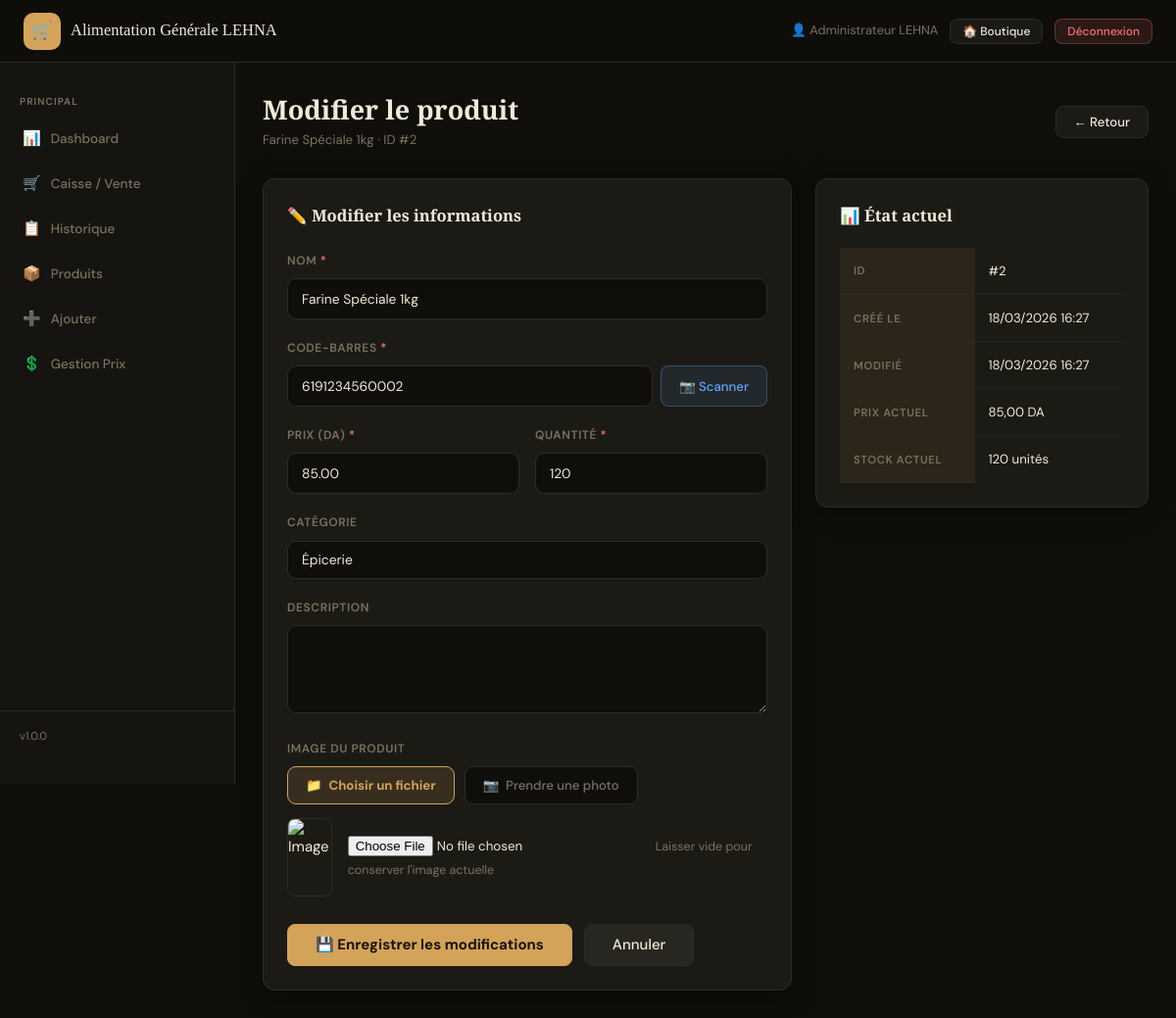
/admin/product_edit.php?id=2 (signed in), run on the app's committed database.
### tables this page shows
CREATE TABLE IF NOT EXISTS `produits` (
    `id`           INT UNSIGNED     NOT NULL AUTO_INCREMENT,
    `nom`          VARCHAR(200)     NOT NULL,
    `prix`         DECIMAL(10, 2)   NOT NULL DEFAULT 0.00,
    `code_barre`   VARCHAR(50)      NOT NULL,           
    `quantite`     INT              NOT NULL DEFAULT 0,
    `image`        VARCHAR(255)     NOT NULL DEFAULT 'default.jpg',
    `description`  TEXT,
    `categorie`    VARCHAR(100)     NOT NULL DEFAULT 'Général',
    `actif`        TINYINT(1)       NOT NULL DEFAULT 1,  
    `created_at`   DATETIME         NOT NULL DEFAULT CURRENT_TIMESTAMP,
    `updated_at`   DATETIME         NOT NULL DEFAULT CURRENT_TIMESTAMP
                                    ON UPDATE CURRENT_TIMESTAMP,
    PRIMARY KEY (`id`),
    UNIQUE KEY `uq_code_barre` (`code_barre`),
    KEY `idx_nom`       (`nom`),
    KEY `idx_categorie` (`categorie`),
    KEY `idx_actif`     (`actif`)
);

### includes/db.php (called while the page is built, shortened)
<?php
function getPDO(): PDO
{
    static $pdo = null;
    if ($pdo === null) {
        $dsn = sprintf(
            'mysql:host=%s;dbname=%s;charset=%s',
            DB_HOST, DB_NAME, DB_CHARSET
        );
        $options = [
            PDO::ATTR_ERRMODE            => PDO::ERRMODE_EXCEPTION,
            PDO::ATTR_DEFAULT_FETCH_MODE => PDO::FETCH_ASSOC,
            PDO::ATTR_EMULATE_PREPARES   => false,
        ];
        try {
            $pdo = new PDO($dsn, DB_USER, DB_PASS, $options);
        } catch (PDOException $e) {
            if (DEBUG_MODE) {
                die('<div style="padding:20px;background:#fee;border:1px solid #f00;font-family:monospace">'
                    . '❌ Erreur de connexion : ' . htmlspecialchars($e->getMessage())
                    . '</div>');
            } else {
                die('Erreur de connexion à la base de données. Contactez l\'administrateur.');
            }
        }
    }
    return $pdo;
}

### includes/functions.php (called while the page is built, shortened)
<?php
require_once __DIR__ . '/db.php';
function getProduitById(int $id): ?array
{
    $stmt = getPDO()->prepare('SELECT * FROM produits WHERE id = :id LIMIT 1');
    $stmt->execute([':id' => $id]);
    $row = $stmt->fetch();
    return $row ?: null;
}
function getCategories(): array
{
    $stmt = getPDO()->query('SELECT DISTINCT categorie FROM produits WHERE actif = 1 ORDER BY categorie');
    return $stmt->fetchAll(PDO::FETCH_COLUMN);
}
function e(string $val): string
{
    return htmlspecialchars($val, ENT_QUOTES | ENT_HTML5, 'UTF-8');
}
function formatPrix(float $prix): string
{
    return number_format($prix, 2, ',', ' ') . ' DA';
}

### admin/product_edit.php (the view, shortened to what this page needs)
<?php
require_once __DIR__ . '/../includes/functions.php';
$id = (int) ($_GET['id'] ?? 0);
$produit = getProduitById($id);
$values = $produit;
$categories = array_merge(getCategories(), ['Épicerie', 'Boissons', 'Produits Laitiers', 'Conserves', 'Hygiène', 'Autre']);
$categories = array_unique($categories);
sort($categories);
$imgSrc = ($values['image'] && $values['image'] !== 'default.jpg')
          ? UPLOAD_URL . $values['image']
          : APP_URL . '/assets/images/default.php';
?>
<!DOCTYPE html>
<html lang="fr">
<head>
    <link rel="stylesheet" href="<?= APP_URL ?>/assets/css/admin.css">
</head>
<body>
<?php include __DIR__ . '/partials/navbar.php'; ?>
<div class="admin-layout">
<?php include __DIR__ . '/partials/sidebar.php'; ?>
<main class="admin-main">
    <div class="page-header">
        <div>
            <h1 class="page-title">Modifier le produit</h1>
            <p class="page-subtitle"><?= e($produit['nom']) ?> · ID #<?= $id ?></p>
        </div>
        <a href="products.php" class="btn">← Retour</a>
    </div>
    <div class="two-col-grid">
        <div class="card">
            <h2 class="card-title" style="margin-bottom:24px">✏️ Modifier les informations</h2>
            <form method="POST" enctype="multipart/form-data">
                <div class="form-group">
                    <label for="nom">Nom <span class="required">*</span></label>
                    <input type="text" id="nom" name="nom" class="form-control"
                           value="<?= e($values['nom']) ?>" required>
                </div>
                <div class="form-group">
                    <label for="code_barre">Code-barres <span class="required">*</span></label>
                    <div class="input-with-btn">
                        <input type="text" id="code_barre" name="code_barre" class="form-control"
                               value="<?= e($values['code_barre']) ?>" required>
                        <button type="button" id="toggleScanner" class="btn btn-secondary">📷 Scanner</button>
                    </div>
                </div>
                <div class="form-row-2">
                    <div class="form-group">
                        <label for="prix">Prix (DA) <span class="required">*</span></label>
                        <input type="number" id="prix" name="prix" class="form-control"
                               value="<?= e($values['prix']) ?>" step="0.01" min="0" required>
                    </div>
                    <div class="form-group">
                        <label for="quantite">Quantité <span class="required">*</span></label>
                        <input type="number" id="quantite" name="quantite" class="form-control"
                               value="<?= e($values['quantite']) ?>" min="0" required>
                    </div>
                </div>
                <div class="form-group">
                    <label for="categorie">Catégorie</label>
                    <select id="categorie" name="categorie" class="form-control">
                        <?php foreach ($categories as $cat): ?>
                            <option value="<?= e($cat) ?>" <?= $values['categorie'] === $cat ? 'selected' : '' ?>>
                                <?= e($cat) ?>
                            </option>
                        <?php endforeach; ?>
                    </select>
                </div>
                <div class="form-group">
                    <label for="description">Description</label>
                    <textarea id="description" name="description" class="form-control" rows="3"><?= e($values['description'] ?? '') ?></textarea>
                </div>
                <div class="form-group">
                    <label>Image du produit</label>
                    <div class="img-source-btns">
                        <button type="button" class="img-source-btn active" id="btnChooseFile">
                            <span>📁</span> Choisir un fichier
                        </button>
                        <button type="button" class="img-source-btn" id="btnUseCamera">
                            <span>📷</span> Prendre une photo
                        </button>
                    </div>
                    <div id="zoneFile">
                        <div style="display:flex;align-items:center;gap:16px;margin-top:10px">
                            <img id="imagePreview" src="<?= e($imgSrc) ?>" alt="Image"
                                 style="height:80px;border-radius:8px;border:1px solid var(--border)">
                            <div>
                                <input type="file" id="image" name="image" accept="image/*"
                                       class="upload-input" style="position:relative;opacity:1;width:auto"
                                       onchange="previewImage(this)">
                                <small class="text-muted">Laisser vide pour conserver l'image actuelle</small>
                            </div>
                        </div>
                    </div>
                </div>
                <div class="form-actions">
                    <button type="submit" class="btn btn-primary btn-lg">💾 Enregistrer les modifications</button>
                    <a href="products.php" class="btn btn-lg">Annuler</a>
                </div>
            </form>
        </div>
        <div class="card" style="align-self:start">
            <h3 class="card-title" style="margin-bottom:20px">📊 État actuel</h3>
            <table class="data-table">
                <tr><th>ID</th><td>#<?= $id ?></td></tr>
                <tr><th>Créé le</th><td><?= date('d/m/Y H:i', strtotime($produit['created_at'])) ?></td></tr>
                <tr><th>Modifié</th><td><?= date('d/m/Y H:i', strtotime($produit['updated_at'])) ?></td></tr>
                <tr><th>Prix actuel</th><td><?= formatPrix((float)$produit['prix']) ?></td></tr>
                <tr><th>Stock actuel</th><td><?= $produit['quantite'] ?> unités</td></tr>
            </table>
        </div>
    </div>
</main>
</div>
</body>
</html>

### assets/css/admin.css (style rules this page uses)
:root { --bg-dark: #0f0e0b; --bg-mid: #161410; --card-bg: #1c1a15; --border: #2e2b22; --gold: #d4a35a; --gold-light: #e8c07a; --gold-dark: #a87a38; --text-primary: #f0ead8; --text-muted: #7a7260; --success: #4ade80; --danger: #f87171; --warning: #fbbf24; --info: #60a5fa; --sidebar-w: 240px; --navbar-h: 64px; --radius: 12px; --shadow: 0 4px 24px rgba(0,0,0,.4); --font-body: 'DM Sans', sans-serif; --font-display: 'Playfair Display', serif; --transition: .2s ease; }
*, *::before, *::after { box-sizing: border-box; margin: 0; padding: 0; }
html { font-size: 15px; scroll-behavior: smooth; }
body { font-family: var(--font-body); background-color: var(--bg-dark); color: var(--text-primary); line-height: 1.6; min-height: 100vh; }
a { color: var(--gold); text-decoration: none; transition: color var(--transition); }
img { max-width: 100%; display: block; }
input, select, textarea, button { font-family: var(--font-body); }
.admin-layout { display: flex; min-height: 100vh; padding-top: var(--navbar-h); }
.admin-main { flex: 1; padding: 32px 28px; max-width: 1200px; overflow-x: hidden; }
.page-header { display: flex; justify-content: space-between; align-items: center; margin-bottom: 28px; gap: 16px; flex-wrap: wrap; }
.page-title { font-family: var(--font-display); font-size: 1.8rem; color: var(--text-primary); line-height: 1.2; }
.page-subtitle { color: var(--text-muted); font-size: .88rem; margin-top:4px; }
.card { background: var(--card-bg); border: 1px solid var(--border); border-radius: var(--radius); padding: 24px; box-shadow: var(--shadow); }
.card-title { font-family: var(--font-display); font-size: 1.1rem; color: var(--text-primary); }
.two-col-grid { display: grid; grid-template-columns: 1fr 340px; gap: 24px; align-items: start; }
.data-table { width: 100%; border-collapse: collapse; font-size: .88rem; }
.data-table th { background: rgba(212,163,90,.08); color: var(--text-muted); font-size: .75rem; font-weight: 600; letter-spacing:.06em; text-transform:uppercase; padding: 12px 14px; text-align: left; border-bottom: 1px solid var(--border); }
.data-table td { padding: 13px 14px; border-bottom: 1px solid rgba(46,43,34,.6); vertical-align:middle; }
.data-table tr:last-child td { border-bottom: none; }
.btn { display: inline-flex; align-items: center; gap: 6px; padding: 9px 18px; border-radius: 8px; font-size: .88rem; font-weight: 500; cursor: pointer; border: 1px solid var(--border); background: rgba(255,255,255,.05); color: var(--text-primary); transition: all var(--transition); white-space: nowrap; line-height: 1; }
.btn-primary { background: var(--gold); border-color: var(--gold); color: #1a1208; font-weight: 700; }
.btn-secondary { background: rgba(96,165,250,.1); border-color: rgba(96,165,250,.3); color: #60a5fa; }
.btn-lg { padding: 13px 28px; font-size: 1rem; }
.form-group { margin-bottom: 20px; }
.form-group label { display: block; font-size: .8rem; font-weight: 600; letter-spacing:.05em; text-transform:uppercase; color: var(--text-muted); margin-bottom: 8px; }
.form-control { width: 100%; background: var(--bg-dark); border: 1.5px solid var(--border); border-radius: 9px; padding: 11px 14px; font-size: .92rem; color: var(--text-primary); transition: border-color var(--transition), box-shadow var(--transition); }
.form-control::placeholder { color: var(--text-muted); opacity: .7; }
select.form-control { appearance: none; cursor: pointer; }
textarea.form-control { resize: vertical; min-height: 90px; }
.form-row-2 { display: grid; grid-template-columns: 1fr 1fr; gap: 16px; }
.form-actions { display: flex; gap: 12px; margin-top: 28px; flex-wrap: wrap; }
.required { color: #f87171; }
.input-with-btn { display: flex; gap: 8px; }
.input-with-btn .form-control { flex: 1; }
.upload-input { position: absolute; inset: 0; opacity: 0; cursor: pointer; z-index: 1; }
.text-muted { color: var(--text-muted); }
.img-source-btns { display: flex; gap: 10px; margin-bottom: 14px; }
.img-source-btn { display: flex; align-items: center; gap: 7px; padding: 10px 18px; border: 1.5px solid var(--border); border-radius: 9px; background: var(--bg-dark); color: var(--text-muted); font-size: .88rem; font-weight: 500; cursor: pointer; transition: all var(--transition); }
.img-source-btn.active { background: rgba(212,163,90,.15); border-color: var(--gold); color: var(--gold); font-weight: 700; }

### data on the page
produits: nom "Farine Spéciale 1kg", code_barre "6191234560002", prix "85.00", quantite "120", created_at "18/03/2026 16:27", updated_at "18/03/2026 16:27", prix "85,00 DA"

### other printed values
APP_NAME "Alimentation Générale LEHNA"
$_SESSION['admin_nom'] "Administrateur LEHNA"
$icon "📊 🛒 📋 📦 ➕ 💲"
$label "Dashboard Caisse / Vente Historique Produits Ajouter Gestion Prix"
APP_VERSION "1.0.0"
$id "2"
form field categorie "Épicerie"
